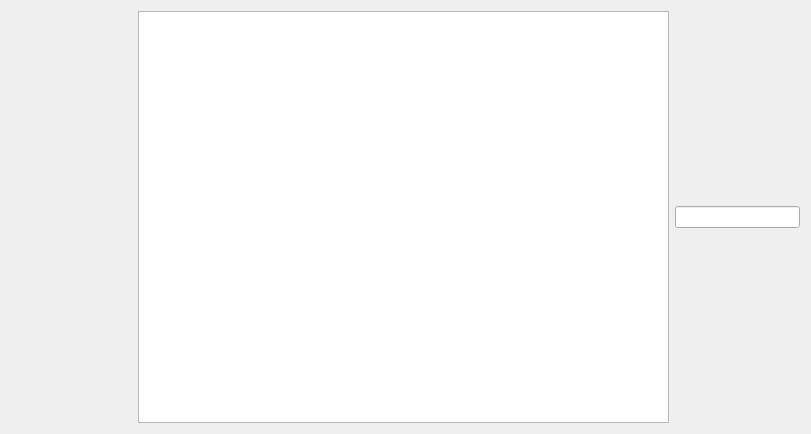
<?xml version="1.0" encoding="UTF-8"?>
<ui version="4.0">
 <class>PatientMessage</class>
 <widget class="QWidget" name="PatientMessage">
  <property name="geometry">
   <rect>
    <x>0</x>
    <y>0</y>
    <width>811</width>
    <height>434</height>
   </rect>
  </property>
  <property name="windowTitle">
   <string>Form</string>
  </property>
  <layout class="QGridLayout" name="gridLayout">
   <item row="0" column="2">
    <widget class="QTextBrowser" name="content"/>
   </item>
   <item row="0" column="1">
    <widget class="QLabel" name="label">
     <property name="minimumSize">
      <size>
       <width>121</width>
       <height>0</height>
      </size>
     </property>
     <property name="text">
      <string/>
     </property>
    </widget>
   </item>
   <item row="0" column="3">
    <widget class="QLineEdit" name="name">
     <property name="minimumSize">
      <size>
       <width>125</width>
       <height>0</height>
      </size>
     </property>
     <property name="maximumSize">
      <size>
       <width>125</width>
       <height>16777215</height>
      </size>
     </property>
    </widget>
   </item>
  </layout>
 </widget>
 <resources/>
 <connections/>
</ui>
